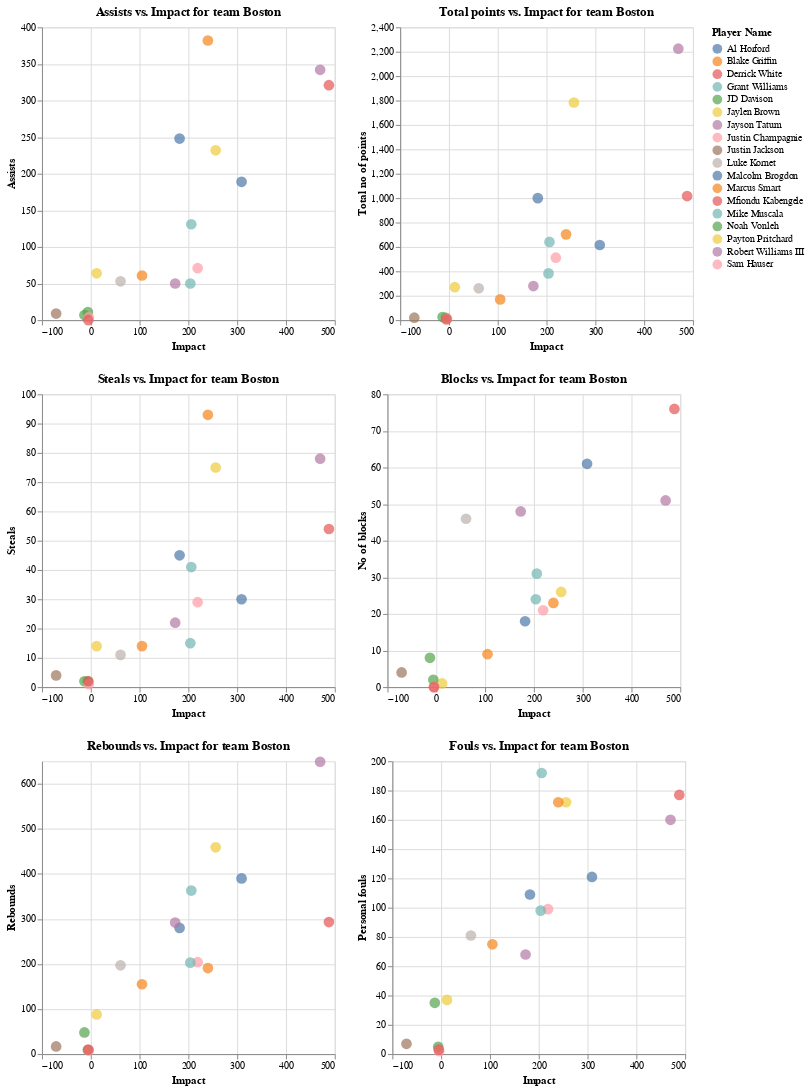

The notebook cell saved with this chart:
### Markdown cell above
Let's see more metrics together to compare them.

### Code cell
team_BOS = basketball_data[basketball_data['Team']=='BOS']

chart_ast = alt.Chart(team_BOS).mark_circle(size=120).encode(
    x=alt.X('+/-:Q', title='Impact'),
    y=alt.Y('AST:Q', title='Assists'),
    color=alt.Color('PName:N', title='Player Name'),
    tooltip=['PName', 'AST', '+/-']
).properties(
    title='Assists vs. Impact for team Boston'
)


chart_points = alt.Chart(team_BOS).mark_circle(size=120).encode(
    x=alt.X('+/-:Q', title='Impact'),
    y=alt.Y('PTS:Q', title='Total no of points'),
    color=alt.Color('PName:N', title='Player Name'),
    tooltip=['PName', 'PTS', '+/-']
).properties(
    title='Total points vs. Impact for team Boston'
)

chart_rebounds = alt.Chart(team_BOS).mark_circle(size=120).encode(
    x=alt.X('+/-:Q', title='Impact'),
    y=alt.Y('REB:Q', title='Rebounds'),
    color=alt.Color('PName:N', title='Player Name'),
    tooltip=['PName', 'REB', '+/-']
).properties(
    title='Rebounds vs. Impact for team Boston'
)

chart_stl= alt.Chart(team_BOS).mark_circle(size=120).encode(
    x=alt.X('+/-:Q', title='Impact'),
    y=alt.Y('STL:Q', title='Steals'),
    color=alt.Color('PName:N', title='Player Name'),
    tooltip=['PName', 'STL', '+/-']
).properties(
    title='Steals vs. Impact for team Boston'
)


chart_blk = alt.Chart(team_BOS).mark_circle(size=120).encode(
    x=alt.X('+/-:Q', title='Impact'),
    y=alt.Y('BLK:Q', title='No of blocks'),
    color=alt.Color('PName:N', title='Player Name'),
    tooltip=['PName', 'BLK', '+/-']
).properties(
    title='Blocks vs. Impact for team Boston'
)

chart_fouls = alt.Chart(team_BOS).mark_circle(size=120).encode(
    x=alt.X('+/-:Q', title='Impact'),
    y=alt.Y('PF:Q', title='Personal fouls'),
    color=alt.Color('PName:N', title='Player Name'),
    tooltip=['PName', 'PF', '+/-']
).properties(
    title='Fouls vs. Impact for team Boston'
)

chart = alt.vconcat(alt.hconcat(chart_ast, chart_points), alt.hconcat(chart_stl, chart_blk), alt.hconcat(chart_rebounds, chart_fouls))
chart

### Figure 1 — Vega-Lite specification as saved in the notebook (floating-point values rounded to 4 significant figures)
{"config": {"view": {"continuousWidth": 300, "continuousHeight": 300}}, "vconcat": [{"hconcat": [{"mark": {"type": "circle", "size": 120}, "encoding": {"color": {"field": "PName", "title": "Player Name", "type": "nominal"}, "tooltip": [{"field": "PName", "type": "nominal"}, {"field": "AST", "type": "quantitative"}, {"field": "+/-", "type": "quantitative"}], "x": {"field": "+/-", "title": "Impact", "type": "quantitative"}, "y": {"field": "AST", "title": "Assists", "type": "quantitative"}}, "title": "Assists vs. Impact for team Boston"}, {"mark": {"type": "circle", "size": 120}, "encoding": {"color": {"field": "PName", "title": "Player Name", "type": "nominal"}, "tooltip": [{"field": "PName", "type": "nominal"}, {"field": "PTS", "type": "quantitative"}, {"field": "+/-", "type": "quantitative"}], "x": {"field": "+/-", "title": "Impact", "type": "quantitative"}, "y": {"field": "PTS", "title": "Total no of points", "type": "quantitative"}}, "title": "Total points vs. Impact for team Boston"}]}, {"hconcat": [{"mark": {"type": "circle", "size": 120}, "encoding": {"color": {"field": "PName", "title": "Player Name", "type": "nominal"}, "tooltip": [{"field": "PName", "type": "nominal"}, {"field": "STL", "type": "quantitative"}, {"field": "+/-", "type": "quantitative"}], "x": {"field": "+/-", "title": "Impact", "type": "quantitative"}, "y": {"field": "STL", "title": "Steals", "type": "quantitative"}}, "title": "Steals vs. Impact for team Boston"}, {"mark": {"type": "circle", "size": 120}, "encoding": {"color": {"field": "PName", "title": "Player Name", "type": "nominal"}, "tooltip": [{"field": "PName", "type": "nominal"}, {"field": "BLK", "type": "quantitative"}, {"field": "+/-", "type": "quantitative"}], "x": {"field": "+/-", "title": "Impact", "type": "quantitative"}, "y": {"field": "BLK", "title": "No of blocks", "type": "quantitative"}}, "title": "Blocks vs. Impact for team Boston"}]}, {"hconcat": [{"mark": {"type": "circle", "size": 120}, "encoding": {"color": {"field": "PName", "title": "Player Name", "type": "nominal"}, "tooltip": [{"field": "PName", "type": "nominal"}, {"field": "REB", "type": "quantitative"}, {"field": "+/-", "type": "quantitative"}], "x": {"field": "+/-", "title": "Impact", "type": "quantitative"}, "y": {"field": "REB", "title": "Rebounds", "type": "quantitative"}}, "title": "Rebounds vs. Impact for team Boston"}, {"mark": {"type": "circle", "size": 120}, "encoding": {"color": {"field": "PName", "title": "Player Name", "type": "nominal"}, "tooltip": [{"field": "PName", "type": "nominal"}, {"field": "PF", "type": "quantitative"}, {"field": "+/-", "type": "quantitative"}], "x": {"field": "+/-", "title": "Impact", "type": "quantitative"}, "y": {"field": "PF", "title": "Personal fouls", "type": "quantitative"}}, "title": "Fouls vs. Impact for team Boston"}]}], "data": {"name": "data-b05e5288e7f576d944fd8076ebb6c21a"}, "$schema": "https://vega.github.io/schema/vega-lite/v5.16.3.json", "datasets": {"data-b05e5288e7f576d944fd8076ebb6c21a": [{"PName": "Jayson Tatum", "POS": "SF", "Team": "BOS", "Age": 25, "GP": 74, "W": 52, "L": 22, "Min": 2732.0, "PTS": 2225, "FGM": 727, "FGA": 1559, "FG%": 46.6, "3PM": 240, "3PA": 686, "3P%": 35.0, "FTM": 531, "FTA": 622, "FT%": 85.4, "OREB": 78, "DREB": 571, "REB": 649, "AST": 342, "TOV": 213, "STL": 78, "BLK": 51, "PF": 160, "FP": 3691, "DD2": 31, "TD3": 1, "+/-": 470}, {"PName": "Jaylen Brown", "POS": "SG", "Team": "BOS", "Age": 26, "GP": 67, "W": 46, "L": 21, "Min": 2405.0, "PTS": 1784, "FGM": 679, "FGA": 1383, "FG%": 49.1, "3PM": 163, "3PA": 487, "3P%": 33.5, "FTM": 263, "FTA": 344, "FT%": 76.5, "OREB": 78, "DREB": 381, "REB": 459, "AST": 232, "TOV": 197, "STL": 75, "BLK": 26, "PF": 172, "FP": 2789, "DD2": 13, "TD3": 0, "+/-": 256}, {"PName": "Derrick White", "POS": "PG", "Team": "BOS", "Age": 28, "GP": 82, "W": 57, "L": 25, "Min": 2319.0, "PTS": 1017, "FGM": 350, "FGA": 758, "FG%": 46.2, "3PM": 149, "3PA": 391, "3P%": 38.1, "FTM": 168, "FTA": 192, "FT%": 87.5, "OREB": 52, "DREB": 241, "REB": 293, "AST": 321, "TOV": 95, "STL": 54, "BLK": 76, "PF": 177, "FP": 2145, "DD2": 7, "TD3": 0, "+/-": 488}, {"PName": "Malcolm Brogdon", "POS": "PG", "Team": "BOS", "Age": 30, "GP": 67, "W": 46, "L": 21, "Min": 1744.0, "PTS": 1000, "FGM": 354, "FGA": 732, "FG%": 48.4, "3PM": 132, "3PA": 297, "3P%": 44.4, "FTM": 160, "FTA": 184, "FT%": 87.0, "OREB": 42, "DREB": 238, "REB": 280, "AST": 248, "TOV": 98, "STL": 45, "BLK": 18, "PF": 109, "FP": 1799, "DD2": 0, "TD3": 0, "+/-": 182}, {"PName": "Marcus Smart", "POS": "PG", "Team": "BOS", "Age": 29, "GP": 61, "W": 43, "L": 18, "Min": 1957.0, "PTS": 703, "FGM": 250, "FGA": 602, "FG%": 41.5, "3PM": 115, "3PA": 342, "3P%": 33.6, "FTM": 88, "FTA": 118, "FT%": 74.6, "OREB": 46, "DREB": 145, "REB": 191, "AST": 382, "TOV": 143, "STL": 93, "BLK": 23, "PF": 172, "FP": 1710, "DD2": 6, "TD3": 0, "+/-": 240}, {"PName": "Grant Williams", "POS": "PF", "Team": "BOS", "Age": 24, "GP": 79, "W": 55, "L": 24, "Min": 2045.0, "PTS": 641, "FGM": 216, "FGA": 476, "FG%": 45.4, "3PM": 115, "3PA": 291, "3P%": 39.5, "FTM": 94, "FTA": 122, "FT%": 77.0, "OREB": 87, "DREB": 276, "REB": 363, "AST": 131, "TOV": 82, "STL": 41, "BLK": 31, "PF": 192, "FP": 1407, "DD2": 3, "TD3": 0, "+/-": 206}, {"PName": "Al Horford", "POS": "C", "Team": "BOS", "Age": 36, "GP": 63, "W": 44, "L": 19, "Min": 1921.0, "PTS": 616, "FGM": 228, "FGA": 479, "FG%": 47.6, "3PM": 145, "3PA": 325, "3P%": 44.6, "FTM": 15, "FTA": 21, "FT%": 71.4, "OREB": 73, "DREB": 317, "REB": 390, "AST": 189, "TOV": 37, "STL": 30, "BLK": 61, "PF": 121, "FP": 1604, "DD2": 7, "TD3": 0, "+/-": 309}, {"PName": "Sam Hauser", "POS": "SF", "Team": "BOS", "Age": 25, "GP": 80, "W": 55, "L": 25, "Min": 1290.0, "PTS": 512, "FGM": 180, "FGA": 396, "FG%": 45.5, "3PM": 140, "3PA": 335, "3P%": 41.8, "FTM": 12, "FTA": 17, "FT%": 70.6, "OREB": 35, "DREB": 169, "REB": 204, "AST": 71, "TOV": 30, "STL": 29, "BLK": 21, "PF": 99, "FP": 983, "DD2": 0, "TD3": 0, "+/-": 219}, {"PName": "Mike Muscala", "POS": "C", "Team": "BOS", "Age": 31, "GP": 63, "W": 32, "L": 31, "Min": 945.1, "PTS": 383, "FGM": 131, "FGA": 292, "FG%": 44.9, "3PM": 81, "3PA": 207, "3P%": 39.1, "FTM": 40, "FTA": 52, "FT%": 76.9, "OREB": 37, "DREB": 166, "REB": 203, "AST": 50, "TOV": 23, "STL": 15, "BLK": 24, "PF": 98, "FP": 796, "DD2": 0, "TD3": 0, "+/-": 204}, {"PName": "Robert Williams III", "POS": "C", "Team": "BOS", "Age": 25, "GP": 35, "W": 24, "L": 11, "Min": 823.5, "PTS": 279, "FGM": 127, "FGA": 170, "FG%": 74.7, "3PM": 0, "3PA": 1, "3P%": 0.0, "FTM": 25, "FTA": 41, "FT%": 61.0, "OREB": 104, "DREB": 188, "REB": 292, "AST": 50, "TOV": 34, "STL": 22, "BLK": 48, "PF": 68, "FP": 880, "DD2": 6, "TD3": 0, "+/-": 173}, {"PName": "Payton Pritchard", "POS": "PG", "Team": "BOS", "Age": 25, "GP": 48, "W": 32, "L": 16, "Min": 642.8, "PTS": 270, "FGM": 101, "FGA": 245, "FG%": 41.2, "3PM": 56, "3PA": 154, "3P%": 36.4, "FTM": 12, "FTA": 16, "FT%": 75.0, "OREB": 25, "DREB": 63, "REB": 88, "AST": 64, "TOV": 40, "STL": 14, "BLK": 1, "PF": 37, "FP": 477, "DD2": 1, "TD3": 1, "+/-": 12}, {"PName": "Luke Kornet", "POS": "C", "Team": "BOS", "Age": 27, "GP": 69, "W": 45, "L": 24, "Min": 804.1, "PTS": 261, "FGM": 113, "FGA": 170, "FG%": 66.5, "3PM": 3, "3PA": 13, "3P%": 23.1, "FTM": 32, "FTA": 39, "FT%": 82.1, "OREB": 86, "DREB": 111, "REB": 197, "AST": 53, "TOV": 25, "STL": 11, "BLK": 46, "PF": 81, "FP": 723, "DD2": 0, "TD3": 0, "+/-": 61}, {"PName": "Blake Griffin", "POS": "PF", "Team": "BOS", "Age": 34, "GP": 41, "W": 27, "L": 14, "Min": 568.9, "PTS": 170, "FGM": 63, "FGA": 130, "FG%": 48.5, "3PM": 23, "3PA": 66, "3P%": 34.8, "FTM": 21, "FTA": 32, "FT%": 65.6, "OREB": 47, "DREB": 108, "REB": 155, "AST": 61, "TOV": 22, "STL": 14, "BLK": 9, "PF": 75, "FP": 495, "DD2": 0, "TD3": 0, "+/-": 105}, {"PName": "Noah Vonleh", "POS": "PF", "Team": "BOS", "Age": 27, "GP": 23, "W": 17, "L": 6, "Min": 171.6, "PTS": 25, "FGM": 11, "FGA": 24, "FG%": 45.8, "3PM": 1, "3PA": 4, "3P%": 25.0, "FTM": 2, "FTA": 2, "FT%": 100.0, "OREB": 18, "DREB": 30, "REB": 48, "AST": 7, "TOV": 11, "STL": 2, "BLK": 8, "PF": 35, "FP": 112, "DD2": 0, "TD3": 0, "+/-": -13}, {"PName": "Justin Jackson", "POS": "SF", "Team": "BOS", "Age": 28, "GP": 23, "W": 15, "L": 8, "Min": 107.4, "PTS": 20, "FGM": 7, "FGA": 27, "FG%": 25.9, "3PM": 5, "3PA": 20, "3P%": 25.0, "FTM": 1, "FTA": 2, "FT%": 50.0, "OREB": 2, "DREB": 15, "REB": 17, "AST": 9, "TOV": 2, "STL": 4, "BLK": 4, "PF": 7, "FP": 76, "DD2": 0, "TD3": 0, "+/-": -71}, {"PName": "JD Davison", "POS": "SG", "Team": "BOS", "Age": 20, "GP": 12, "W": 11, "L": 1, "Min": 65.7, "PTS": 19, "FGM": 8, "FGA": 19, "FG%": 42.1, "3PM": 2, "3PA": 7, "3P%": 28.6, "FTM": 1, "FTA": 2, "FT%": 50.0, "OREB": 2, "DREB": 7, "REB": 9, "AST": 11, "TOV": 4, "STL": 2, "BLK": 2, "PF": 5, "FP": 54, "DD2": 0, "TD3": 0, "+/-": -6}, {"PName": "Justin Champagnie", "POS": "SF", "Team": "BOS", "Age": 21, "GP": 5, "W": 4, "L": 1, "Min": 34.3, "PTS": 11, "FGM": 5, "FGA": 15, "FG%": 33.3, "3PM": 1, "3PA": 5, "3P%": 20.0, "FTM": 0, "FTA": 0, "FT%": 0.0, "OREB": 3, "DREB": 5, "REB": 8, "AST": 4, "TOV": 0, "STL": 1, "BLK": 0, "PF": 2, "FP": 30, "DD2": 0, "TD3": 0, "+/-": -4}, {"PName": "Mfiondu Kabengele", "POS": "C", "Team": "BOS", "Age": 25, "GP": 4, "W": 3, "L": 1, "Min": 36.4, "PTS": 6, "FGM": 2, "FGA": 7, "FG%": 28.6, "3PM": 0, "3PA": 3, "3P%": 0.0, "FTM": 2, "FTA": 2, "FT%": 100.0, "OREB": 5, "DREB": 5, "REB": 10, "AST": 0, "TOV": 1, "STL": 2, "BLK": 0, "PF": 3, "FP": 23, "DD2": 0, "TD3": 0, "+/-": -5}]}}
